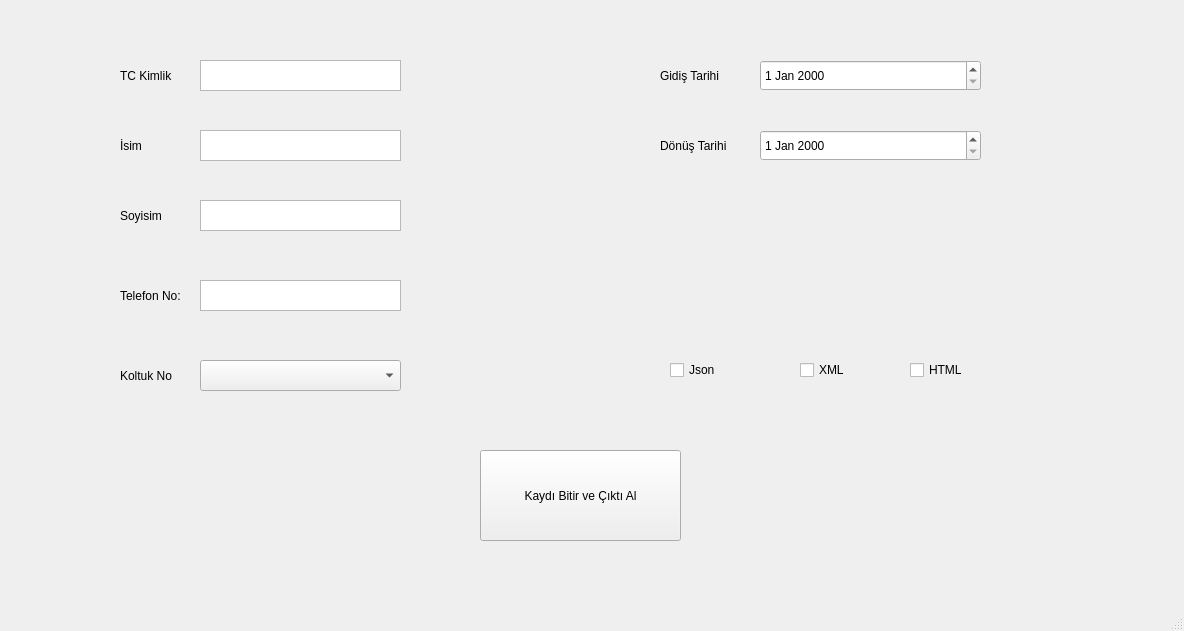
<?xml version="1.0" encoding="UTF-8"?>
<ui version="4.0">
 <class>MainWindow</class>
 <widget class="QMainWindow" name="MainWindow">
  <property name="geometry">
   <rect>
    <x>0</x>
    <y>0</y>
    <width>1184</width>
    <height>631</height>
   </rect>
  </property>
  <property name="windowTitle">
   <string>MainWindow</string>
  </property>
  <widget class="QWidget" name="centralwidget">
   <widget class="QStackedWidget" name="stackedWidget">
    <property name="geometry">
     <rect>
      <x>10</x>
      <y>0</y>
      <width>1171</width>
      <height>601</height>
     </rect>
    </property>
    <property name="currentIndex">
     <number>1</number>
    </property>
    <widget class="QWidget" name="page">
     <widget class="QComboBox" name="transportationReservationsComboBox">
      <property name="geometry">
       <rect>
        <x>300</x>
        <y>90</y>
        <width>551</width>
        <height>41</height>
       </rect>
      </property>
     </widget>
     <widget class="QComboBox" name="layoutReservationsComboBox">
      <property name="geometry">
       <rect>
        <x>300</x>
        <y>291</y>
        <width>551</width>
        <height>41</height>
       </rect>
      </property>
     </widget>
     <widget class="QPushButton" name="confirmButton1">
      <property name="geometry">
       <rect>
        <x>450</x>
        <y>410</y>
        <width>231</width>
        <height>81</height>
       </rect>
      </property>
      <property name="text">
       <string>Confirm</string>
      </property>
     </widget>
    </widget>
    <widget class="QWidget" name="page_2">
     <widget class="QTextEdit" name="kimlikTextBox">
      <property name="geometry">
       <rect>
        <x>190</x>
        <y>60</y>
        <width>201</width>
        <height>31</height>
       </rect>
      </property>
     </widget>
     <widget class="QLabel" name="kimlikNoLabel">
      <property name="geometry">
       <rect>
        <x>110</x>
        <y>60</y>
        <width>71</width>
        <height>31</height>
       </rect>
      </property>
      <property name="layoutDirection">
       <enum>Qt::LeftToRight</enum>
      </property>
      <property name="text">
       <string>TC Kimlik</string>
      </property>
     </widget>
     <widget class="QTextEdit" name="isimTextBox">
      <property name="geometry">
       <rect>
        <x>190</x>
        <y>130</y>
        <width>201</width>
        <height>31</height>
       </rect>
      </property>
     </widget>
     <widget class="QLabel" name="isimLabel">
      <property name="geometry">
       <rect>
        <x>110</x>
        <y>130</y>
        <width>71</width>
        <height>31</height>
       </rect>
      </property>
      <property name="layoutDirection">
       <enum>Qt::LeftToRight</enum>
      </property>
      <property name="text">
       <string>İsim</string>
      </property>
     </widget>
     <widget class="QTextEdit" name="soyisimTextBox">
      <property name="geometry">
       <rect>
        <x>190</x>
        <y>200</y>
        <width>201</width>
        <height>31</height>
       </rect>
      </property>
     </widget>
     <widget class="QLabel" name="soyisimLabel">
      <property name="geometry">
       <rect>
        <x>110</x>
        <y>200</y>
        <width>71</width>
        <height>31</height>
       </rect>
      </property>
      <property name="layoutDirection">
       <enum>Qt::LeftToRight</enum>
      </property>
      <property name="text">
       <string>Soyisim</string>
      </property>
     </widget>
     <widget class="QTextEdit" name="telefonNoTextBox">
      <property name="geometry">
       <rect>
        <x>190</x>
        <y>280</y>
        <width>201</width>
        <height>31</height>
       </rect>
      </property>
     </widget>
     <widget class="QLabel" name="isimLabel_3">
      <property name="geometry">
       <rect>
        <x>110</x>
        <y>280</y>
        <width>71</width>
        <height>31</height>
       </rect>
      </property>
      <property name="layoutDirection">
       <enum>Qt::LeftToRight</enum>
      </property>
      <property name="text">
       <string>Telefon No:</string>
      </property>
     </widget>
     <widget class="QLabel" name="isimLabel_4">
      <property name="geometry">
       <rect>
        <x>110</x>
        <y>360</y>
        <width>71</width>
        <height>31</height>
       </rect>
      </property>
      <property name="layoutDirection">
       <enum>Qt::LeftToRight</enum>
      </property>
      <property name="text">
       <string>Koltuk No</string>
      </property>
     </widget>
     <widget class="QComboBox" name="koltukNoComboBox">
      <property name="geometry">
       <rect>
        <x>190</x>
        <y>360</y>
        <width>201</width>
        <height>31</height>
       </rect>
      </property>
     </widget>
     <widget class="QLabel" name="gidisTarihi">
      <property name="geometry">
       <rect>
        <x>650</x>
        <y>60</y>
        <width>71</width>
        <height>31</height>
       </rect>
      </property>
      <property name="layoutDirection">
       <enum>Qt::LeftToRight</enum>
      </property>
      <property name="text">
       <string>Gidiş Tarihi</string>
      </property>
     </widget>
     <widget class="QLabel" name="donusTarihi">
      <property name="geometry">
       <rect>
        <x>650</x>
        <y>130</y>
        <width>71</width>
        <height>31</height>
       </rect>
      </property>
      <property name="layoutDirection">
       <enum>Qt::LeftToRight</enum>
      </property>
      <property name="text">
       <string>Dönüş Tarihi</string>
      </property>
     </widget>
     <widget class="QCheckBox" name="jsonCheckBox">
      <property name="geometry">
       <rect>
        <x>660</x>
        <y>360</y>
        <width>76</width>
        <height>20</height>
       </rect>
      </property>
      <property name="text">
       <string>Json</string>
      </property>
     </widget>
     <widget class="QCheckBox" name="xmlCheckBox">
      <property name="geometry">
       <rect>
        <x>790</x>
        <y>360</y>
        <width>76</width>
        <height>20</height>
       </rect>
      </property>
      <property name="text">
       <string>XML</string>
      </property>
     </widget>
     <widget class="QCheckBox" name="htmlCheckBox">
      <property name="geometry">
       <rect>
        <x>900</x>
        <y>360</y>
        <width>76</width>
        <height>20</height>
       </rect>
      </property>
      <property name="text">
       <string>HTML</string>
      </property>
     </widget>
     <widget class="QDateEdit" name="gidisTarihiText">
      <property name="geometry">
       <rect>
        <x>750</x>
        <y>60</y>
        <width>221</width>
        <height>31</height>
       </rect>
      </property>
     </widget>
     <widget class="QDateEdit" name="donusTarihiText">
      <property name="geometry">
       <rect>
        <x>750</x>
        <y>130</y>
        <width>221</width>
        <height>31</height>
       </rect>
      </property>
     </widget>
     <widget class="QPushButton" name="pushButton">
      <property name="geometry">
       <rect>
        <x>470</x>
        <y>450</y>
        <width>201</width>
        <height>91</height>
       </rect>
      </property>
      <property name="text">
       <string>Kaydı Bitir ve Çıktı Al</string>
      </property>
     </widget>
    </widget>
   </widget>
  </widget>
  <widget class="QMenuBar" name="menubar">
   <property name="geometry">
    <rect>
     <x>0</x>
     <y>0</y>
     <width>1184</width>
     <height>22</height>
    </rect>
   </property>
  </widget>
  <widget class="QStatusBar" name="statusbar"/>
 </widget>
 <resources/>
 <connections/>
</ui>
